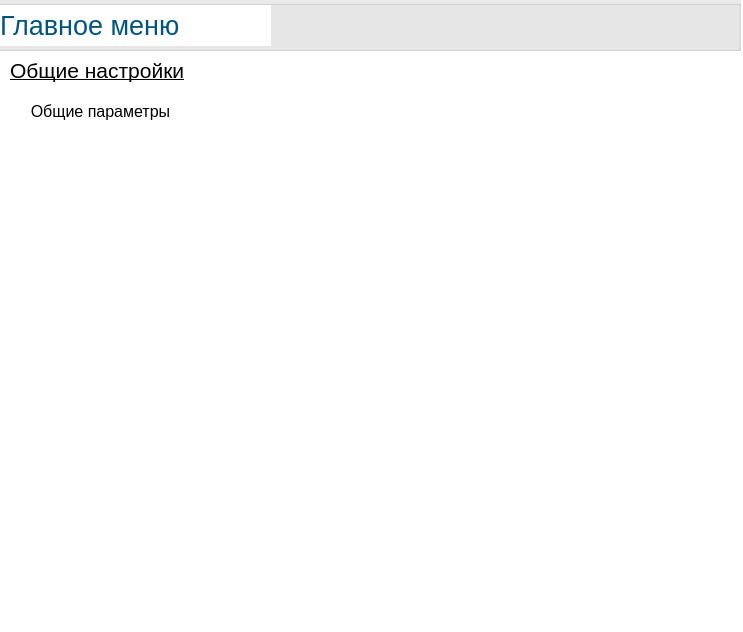
<?xml version="1.0" encoding="UTF-8"?>
<ui version="4.0">
 <class>MainWindow</class>
 <widget class="QMainWindow" name="MainWindow">
  <property name="geometry">
   <rect>
    <x>0</x>
    <y>0</y>
    <width>743</width>
    <height>632</height>
   </rect>
  </property>
  <property name="windowTitle">
   <string>Настройки</string>
  </property>
  <property name="windowIcon">
   <iconset>
    <normaloff>../../image/img tools/menu.png</normaloff>../../image/img tools/menu.png</iconset>
  </property>
  <property name="styleSheet">
   <string notr="true">QWidget{
background-color:#fff
}</string>
  </property>
  <widget class="QWidget" name="centralwidget">
   <widget class="QLabel" name="label">
    <property name="geometry">
     <rect>
      <x>10</x>
      <y>50</y>
      <width>181</width>
      <height>41</height>
     </rect>
    </property>
    <property name="text">
     <string>&lt;html&gt;&lt;head/&gt;&lt;body&gt;&lt;p&gt;&lt;span style=&quot; font-size:16pt; text-decoration: underline;&quot;&gt;Общие настройки&lt;/span&gt;&lt;/p&gt;&lt;/body&gt;&lt;/html&gt;</string>
    </property>
   </widget>
   <widget class="QGroupBox" name="groupBox">
    <property name="geometry">
     <rect>
      <x>-30</x>
      <y>0</y>
      <width>771</width>
      <height>51</height>
     </rect>
    </property>
    <property name="styleSheet">
     <string notr="true">QGroupBox{
background-color:#e9e9e9
}</string>
    </property>
    <property name="title">
     <string/>
    </property>
    <widget class="QLabel" name="label_2">
     <property name="geometry">
      <rect>
       <x>30</x>
       <y>5</y>
       <width>271</width>
       <height>41</height>
      </rect>
     </property>
     <property name="text">
      <string>&lt;html&gt;&lt;head/&gt;&lt;body&gt;&lt;p&gt;&lt;span style=&quot; font-size:20pt; color:#00557f;&quot;&gt;Главное меню&lt;/span&gt;&lt;/p&gt;&lt;/body&gt;&lt;/html&gt;</string>
     </property>
    </widget>
   </widget>
   <widget class="QPushButton" name="general_menu_pushButton">
    <property name="geometry">
     <rect>
      <x>10</x>
      <y>100</y>
      <width>181</width>
      <height>23</height>
     </rect>
    </property>
    <property name="styleSheet">
     <string notr="true">QPushButton{
							    	 border-radius: 8px;
font-size: 16px;

}</string>
    </property>
    <property name="text">
     <string>Общие параметры</string>
    </property>
    <property name="icon">
     <iconset>
      <normaloff>../../image/img tools/pm32.png</normaloff>../../image/img tools/pm32.png</iconset>
    </property>
    <property name="iconSize">
     <size>
      <width>25</width>
      <height>25</height>
     </size>
    </property>
   </widget>
  </widget>
 </widget>
 <resources/>
 <connections/>
</ui>
